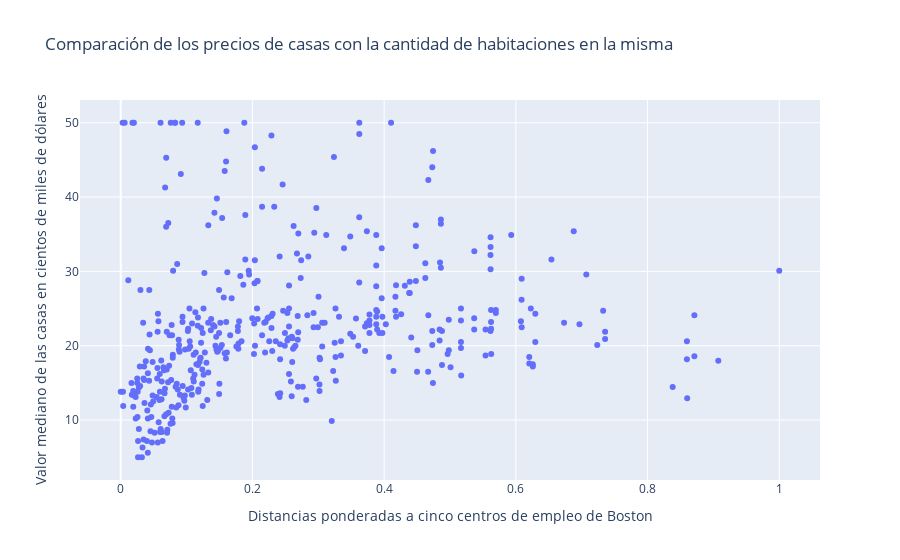

Write notebook code for a chart like this one.
### Markdown cell above
Se observa una relación lineal negativa debil entre la proporción de unidades ocupadas por sus propietarios construidas antes de 1940 y valor mediano de las casas en cientos de miles de dólares

### Code cell
fig = px.scatter(x=x_train_imp_esc['DIS'], y=y_train_modif, 
                title='Comparación de los precios de casas con la cantidad de habitaciones en la misma'
                , labels={'x':'Distancias ponderadas a cinco centros de empleo de Boston',
                            'y':'Valor mediano de las casas en cientos de miles de dólares'})
fig.show()

### Figure 1 — Plotly figure (JSON) as saved in the notebook; plotly's stock layout.template omitted (floating-point values rounded to 4 significant figures; data arrays with more than 128 entries replaced by an {"elided": "..."} marker saying what was removed)
{"data": [{"hovertemplate": "Distancias ponderadas a cinco centros de empleo de Boston=%{x}<br>Valor mediano de las casas en cientos de miles de dólares=%{y}<extra></extra>", "legendgroup": "", "marker": {"color": "#636efa", "symbol": "circle"}, "mode": "markers", "name": "", "orientation": "v", "showlegend": false, "type": "scatter", "x": {"elided": "422 float values"}, "xaxis": "x", "y": {"elided": "422 float values"}, "yaxis": "y"}], "layout": {"legend": {"tracegroupgap": 0}, "title": {"text": "Comparación de los precios de casas con la cantidad de habitaciones en la misma"}, "xaxis": {"anchor": "y", "domain": [0, 1], "title": {"text": "Distancias ponderadas a cinco centros de empleo de Boston"}}, "yaxis": {"anchor": "x", "domain": [0, 1], "title": {"text": "Valor mediano de las casas en cientos de miles de dólares"}}}}
